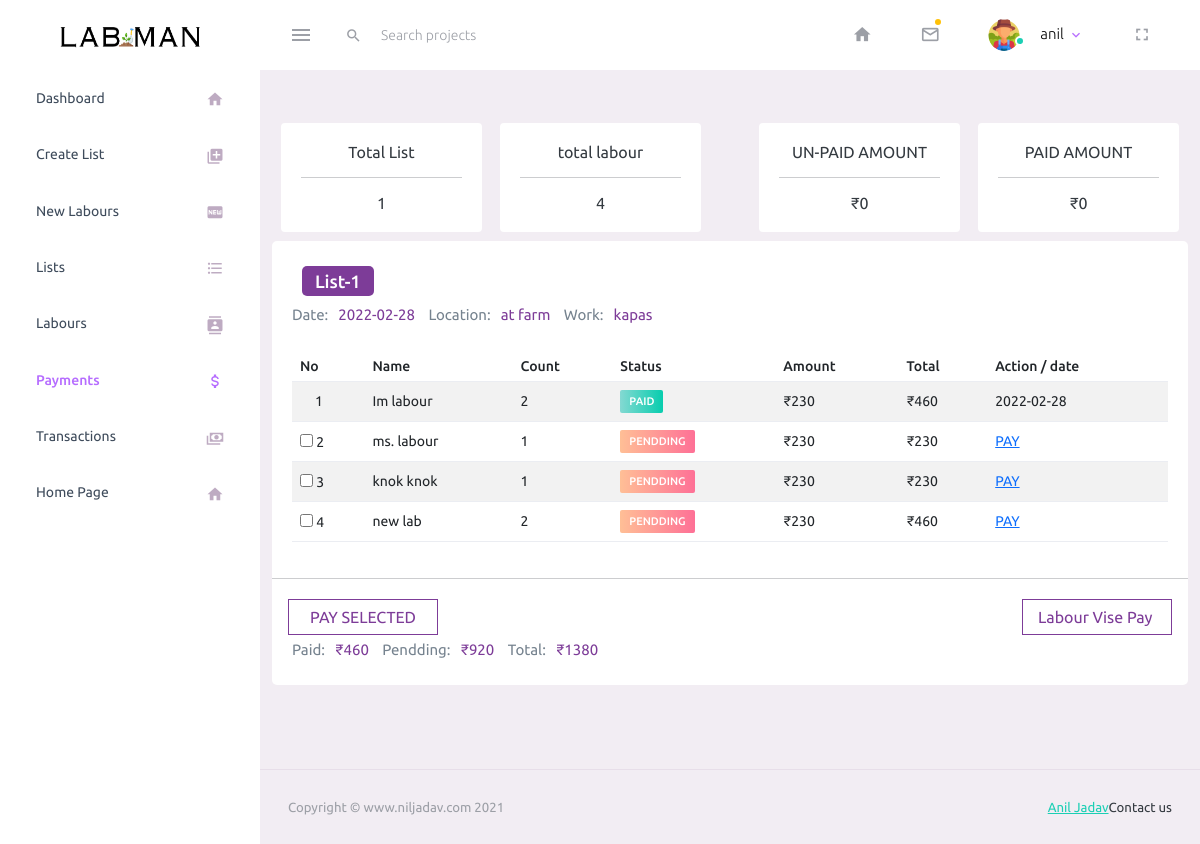
The app's page /admin/paylists.php (signed in) with its own data.
### tables this page shows
CREATE TABLE `4anil` (
  `id` int(11) NOT NULL,
  `listid` int(11) NOT NULL,
  `lid` int(11) DEFAULT NULL,
  `listname` varchar(100) NOT NULL,
  `name` varchar(100) NOT NULL,
  `location` varchar(20) NOT NULL,
  `work` varchar(20) NOT NULL,
  `count` int(11) NOT NULL,
  `amt` float NOT NULL,
  `status` varchar(11) NOT NULL,
  `pdate` date DEFAULT NULL,
  `ldate` date NOT NULL
);

### admin/component/countblock.php (called while the page is built, shortened)
<?php
            include("database/db_con.php");
            $crow1 = mysqli_fetch_row(mysqli_query($conn,"SELECT count(DISTINCT(listname)) FROM ".$_SESSION['userdb'].";"));
            $crow2 = mysqli_fetch_row(mysqli_query($conn,"SELECT count(DISTINCT(lid)) FROM labours WHERE userdb='".$_SESSION['userdb']."';"));
            $sum = 0;
            $sum1 = 0;
        ?>

### admin/paylists.php (the view, shortened to what this page needs)
<!DOCTYPE html>
<html lang="en">
  <head>
    <link rel="stylesheet" href="assets/vendors/mdi/css/materialdesignicons.min.css">
    <link rel="stylesheet" href="assets/vendors/css/vendor.bundle.base.css">
    <link rel="stylesheet" href="assets/css/style.css">
  </head>
  <body>
    <div class="container-scroller">
       <?php include("component/navbar.php"); ?>
      <div class="container-fluid page-body-wrapper">
        <div class="main-panel">
          <div class="content-wrapper">
<?php
            include("component/countblock.php");
        ?>
        <div class="row" style="display:<?php if(isset($_GET["add"])) echo "none";?>;">
            <div class="col-md-6">
              <div style="width:100%; display:flex;">
                <div class="d-1">
                <center>
                  Total List
                  <hr>
                  <?php echo$crow1[0];?>
                </center>
                </div>
                <div class="d-1">
                  <center>
                    total labour
                    <hr>
                    <?php echo$crow2[0];?>
                  </center>
                </div>
              </div>
            </div>
            <div class="col-md-6">
              <div style="width:100%; display:flex;">
                <div class="d-1">
                <center>
                  UN-PAID AMOUNT
                  <hr>
                  ₹<?php echo$sum1;?>
                </center>
                </div>
                <div class="d-1">
                  <center>
                    PAID AMOUNT
                    <hr>
                    ₹<?php echo$sum;?>
                  </center>
                </div>
              </div>
            </div>
        </div>
             <div class="row">
              <?php
                 if(isset($_GET['list']))
                    $listcondition =  "WHERE listname='".$_GET['list']."'";
                else if(isset($_GET['view']))
                    $listcondition =  "WHERE id=".$_GET['view']." ";
                 else
                    $listcondition = "";
                $res = mysqli_query($conn,"SELECT listname,location,work,ldate FROM ".$_SESSION['userdb']." ".$listcondition." GROUP BY listname ORDER BY ldate DESC,id DESC;");
                  while($row = mysqli_fetch_assoc($res))
                    {
                      $no = 1;
                      $amt = 0;
                      $paid = 0;
                      $peddingg = 0;
                        echo '<form method="POST">
                        <div class="col-lg-12 grid-margin stretch-card">
                        <div class="card">
                          <div clas="card-body" style="padding:20px;">
                            <h4 class="card-title"><span style="color:white; padding:5px 13px; border-radius:5px; background-color:#7d3c98;">'.$row["listname"].'</span></h4>
                            <p class="card-description"> Date:<span style="color: #7d3c98; padding:5px 10px;">'.$row["ldate"].'</span>
                               Location:<span style="color: #7d3c98; padding:5px 10px;">'.$row["location"].'</span>
                               Work:<span style="color: #7d3c98; padding:5px 10px;">'.$row["work"].'</span>
                            </p>
                            <div class="table-responsive">
                            <table class="table table-striped">
                              <thead>
                                <tr>
                                  <th> No </th>
                                  <th> Name </th>
                                  <th> Count </th>
                                  <th> Status </th>
                                  <th> Amount </th>
                                  <th> Total </th>
                                  <th> Action / date </th>
                                </tr>
                              </thead>
                              <tbody>';
                      $res1 = mysqli_query($conn,"SELECT name,status,amt,pdate,id,count FROM ".$_SESSION['userdb']." WHERE listname='".$row["listname"]."';");
                      while($row1 = mysqli_fetch_assoc($res1))
                          {
                              $lname = $row1["name"];
                              if($row1["status"]=="PENDDING")
                                  {
                                    $statuscolor = "danger";
                                    $peddingg = $peddingg + ($row1["amt"]*$row1["count"]);
                                  }
                              else
                                  {
                                   $statuscolor = "success";
                                   $paid = $paid + ($row1["amt"]*$row1["count"]);
                                  }
                              echo '<tr>
                                     <td >';
                                if($row1["status"]=="PENDDING")
                                  echo '<input type="checkbox" name="parry[]" value="'.$row1["id"].'"/> '.$no.'</td>';
                                else
                                  echo '<span style="margin-left:15px;">'.$no.'</td>';
                              echo '
                                    <td >
                                         '.$lname.'
                                    </td>
                                    <td> '.$row1["count"].' </td>
                                    <td >
                                      <label class="badge badge-gradient-'.$statuscolor.'">'.$row1["status"].'</label>
                                    </td>
                                    <td> ₹'.$row1["amt"].' </td>
                                    <td > ₹'.$row1["amt"]*$row1["count"].' </td>
                                    <td >';
                                  if($row1["status"]=="PENDDING")
                                     echo '<a href="?pay='.$row1["id"].'" > PAY</a> ';
                                  else
                                      echo $row1["pdate"];
                               echo    '</td>
                                  </tr>';
                                  $no++;
                                  $amt+=$row1["amt"]*$row1["count"];
                          }
                        echo ' </tbody>
                               </table>
                                </div>';
                        echo  '</div><hr>';
                        if($peddingg != 0)       echo '<table><tr><td><input type="submit" class="btn-pay-all" name="payall" value="PAY SELECTED"></td><td><a class="btn-pay-all" style="float:right; text-decoration:none;" href="labpay.php?list='.$row['listname'].'">Labour Vise Pay</a></td></tr></table>';
                        echo '
                                <p class="card-description" style="margin-left:20px;">Paid:<span style="color: #7d3c98; padding:5px 10px;">₹'.$paid.'   </span>
                                     Pendding:<span style="color: #7d3c98; padding:5px 10px;">₹'.$peddingg.'</span>
                                     Total:<span style="color: #7d3c98; padding:5px 10px;">₹'.$amt.'</span>
                                     </p>';
                        echo '
                               </div></div>';
                        echo '</form>';
                    }
              ?>
            </div>
          </div>
          <?php include("component/footer.php"); ?>
        </div>
      </div>
    </div>
  </body>
</html>

### admin/paylists.php (style rules this page uses)
.d-1 { width:46%; margin:2%; background-color: white; border-radius: 4px; padding: 20px; }

### records on screen
4anil: name "Im labour", count "2", status "PAID", amt "230", $row1["amt"]*$row1["count"] "460", pdate "2022-02-28"
4anil: name "ms. labour", count "1", status "PENDDING", amt "230", $row1['amt']*$row1['count'] "230"
4anil: name "knok knok", count "1", status "PENDDING", amt "230", $row1['amt']*$row1['count'] "230"
4anil: name "new lab", count "2", status "PENDDING", amt "230", $row1["amt"]*$row1["count"] "460"

### other values on screen
$_SESSION['name'] "anil"
$crow1[0] "1"
$crow2[0] "4"
$sum1 "0"
$sum "0"
$row["listname"] "List-1"
$row["ldate"] "2022-02-28"
$row["location"] "at farm"
$row["work"] "kapas"
$paid "460"
$peddingg "920"
$amt "1380"
